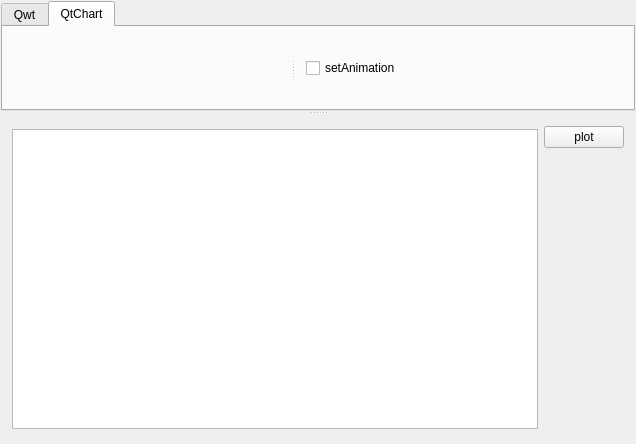
<?xml version="1.0" encoding="UTF-8"?>
<ui version="4.0">
 <class>Widget</class>
 <widget class="QWidget" name="Widget">
  <property name="geometry">
   <rect>
    <x>0</x>
    <y>0</y>
    <width>636</width>
    <height>444</height>
   </rect>
  </property>
  <property name="windowTitle">
   <string>Widget</string>
  </property>
  <layout class="QVBoxLayout" name="verticalLayout_2">
   <property name="spacing">
    <number>1</number>
   </property>
   <property name="leftMargin">
    <number>1</number>
   </property>
   <property name="topMargin">
    <number>1</number>
   </property>
   <property name="rightMargin">
    <number>1</number>
   </property>
   <property name="bottomMargin">
    <number>1</number>
   </property>
   <item>
    <widget class="QSplitter" name="splitterTop">
     <property name="orientation">
      <enum>Qt::Vertical</enum>
     </property>
     <widget class="QTabWidget" name="tabWidget">
      <property name="currentIndex">
       <number>1</number>
      </property>
      <widget class="QWidget" name="tab">
       <attribute name="title">
        <string>Qwt</string>
       </attribute>
      </widget>
      <widget class="QWidget" name="tab_2">
       <attribute name="title">
        <string>QtChart</string>
       </attribute>
       <layout class="QVBoxLayout" name="verticalLayout_3">
        <property name="spacing">
         <number>0</number>
        </property>
        <property name="leftMargin">
         <number>0</number>
        </property>
        <property name="topMargin">
         <number>0</number>
        </property>
        <property name="rightMargin">
         <number>0</number>
        </property>
        <property name="bottomMargin">
         <number>0</number>
        </property>
        <item>
         <widget class="QSplitter" name="splitterQtChart">
          <property name="orientation">
           <enum>Qt::Horizontal</enum>
          </property>
          <widget class="QChartView" name="qtChart" native="true">
           <property name="sizePolicy">
            <sizepolicy hsizetype="Expanding" vsizetype="Expanding">
             <horstretch>0</horstretch>
             <verstretch>0</verstretch>
            </sizepolicy>
           </property>
          </widget>
          <widget class="QWidget" name="widget" native="true">
           <layout class="QVBoxLayout" name="verticalLayout_4">
            <item>
             <widget class="QCheckBox" name="checkBoxQtChartSetAnimation">
              <property name="text">
               <string>setAnimation</string>
              </property>
             </widget>
            </item>
           </layout>
          </widget>
         </widget>
        </item>
       </layout>
      </widget>
     </widget>
     <widget class="QWidget" name="layoutWidget">
      <layout class="QHBoxLayout" name="horizontalLayout">
       <item>
        <widget class="QTextBrowser" name="textBrowser">
         <property name="maximumSize">
          <size>
           <width>16777215</width>
           <height>300</height>
          </size>
         </property>
        </widget>
       </item>
       <item>
        <layout class="QVBoxLayout" name="verticalLayout">
         <item>
          <widget class="QPushButton" name="pushButton_plot">
           <property name="text">
            <string>plot</string>
           </property>
          </widget>
         </item>
         <item>
          <spacer name="verticalSpacer">
           <property name="orientation">
            <enum>Qt::Vertical</enum>
           </property>
           <property name="sizeType">
            <enum>QSizePolicy::Expanding</enum>
           </property>
           <property name="sizeHint" stdset="0">
            <size>
             <width>20</width>
             <height>40</height>
            </size>
           </property>
          </spacer>
         </item>
        </layout>
       </item>
      </layout>
     </widget>
    </widget>
   </item>
  </layout>
 </widget>
 <layoutdefault spacing="6" margin="11"/>
 <customwidgets>
  <customwidget>
   <class>QChartView</class>
   <extends>QWidget</extends>
   <header location="global">qchartview.h</header>
   <container>1</container>
  </customwidget>
 </customwidgets>
 <resources/>
 <connections/>
</ui>
